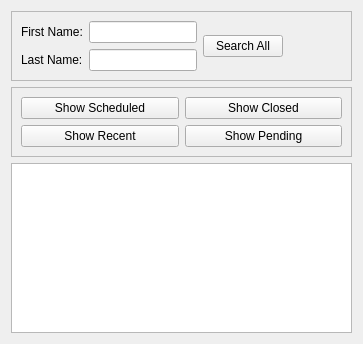
<?xml version="1.0" encoding="UTF-8"?>
<ui version="4.0">
 <class>MediationBrowser</class>
 <widget class="QWidget" name="MediationBrowser">
  <property name="geometry">
   <rect>
    <x>0</x>
    <y>0</y>
    <width>363</width>
    <height>344</height>
   </rect>
  </property>
  <property name="windowTitle">
   <string>Form</string>
  </property>
  <layout class="QVBoxLayout" name="verticalLayout_2">
   <item>
    <widget class="QFrame" name="searchFrame">
     <property name="frameShape">
      <enum>QFrame::StyledPanel</enum>
     </property>
     <property name="frameShadow">
      <enum>QFrame::Raised</enum>
     </property>
     <layout class="QHBoxLayout" name="horizontalLayout_2">
      <item>
       <layout class="QFormLayout" name="formLayout">
        <property name="fieldGrowthPolicy">
         <enum>QFormLayout::FieldsStayAtSizeHint</enum>
        </property>
        <item row="0" column="0">
         <widget class="QLabel" name="_firstNameLabel">
          <property name="text">
           <string>First Name:</string>
          </property>
         </widget>
        </item>
        <item row="0" column="1">
         <widget class="QLineEdit" name="firstnameLineEdit"/>
        </item>
        <item row="1" column="0">
         <widget class="QLabel" name="_lastNameLabel">
          <property name="text">
           <string>Last Name:</string>
          </property>
         </widget>
        </item>
        <item row="1" column="1">
         <widget class="QLineEdit" name="lastnameLineEdit"/>
        </item>
       </layout>
      </item>
      <item>
       <widget class="QPushButton" name="searchBtn">
        <property name="text">
         <string>Search All</string>
        </property>
       </widget>
      </item>
      <item>
       <spacer name="horizontalSpacer">
        <property name="orientation">
         <enum>Qt::Horizontal</enum>
        </property>
        <property name="sizeHint" stdset="0">
         <size>
          <width>40</width>
          <height>20</height>
         </size>
        </property>
       </spacer>
      </item>
     </layout>
    </widget>
   </item>
   <item>
    <widget class="QFrame" name="btnFrame">
     <property name="sizePolicy">
      <sizepolicy hsizetype="Preferred" vsizetype="Fixed">
       <horstretch>0</horstretch>
       <verstretch>0</verstretch>
      </sizepolicy>
     </property>
     <property name="frameShape">
      <enum>QFrame::StyledPanel</enum>
     </property>
     <property name="frameShadow">
      <enum>QFrame::Raised</enum>
     </property>
     <layout class="QVBoxLayout" name="verticalLayout">
      <item>
       <layout class="QHBoxLayout" name="horizontalLayout_4">
        <item>
         <widget class="QPushButton" name="scheduledButton">
          <property name="text">
           <string>Show Scheduled</string>
          </property>
         </widget>
        </item>
        <item>
         <widget class="QPushButton" name="closedButton">
          <property name="text">
           <string>Show Closed</string>
          </property>
         </widget>
        </item>
       </layout>
      </item>
      <item>
       <layout class="QHBoxLayout" name="horizontalLayout_3">
        <item>
         <widget class="QPushButton" name="recentButton">
          <property name="text">
           <string>Show Recent</string>
          </property>
         </widget>
        </item>
        <item>
         <widget class="QPushButton" name="pendingButton">
          <property name="text">
           <string>Show Pending</string>
          </property>
         </widget>
        </item>
       </layout>
      </item>
     </layout>
    </widget>
   </item>
   <item>
    <widget class="QTableWidget" name="tableWidget"/>
   </item>
  </layout>
 </widget>
 <resources/>
 <connections/>
</ui>
